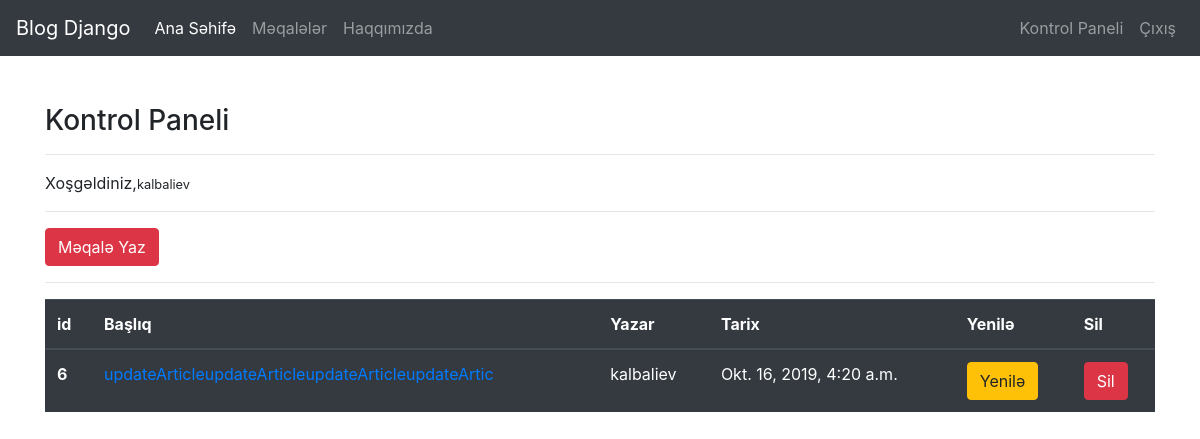
The page /articles/dashboard (signed in) on the database its author committed.
### article/models.py (models this page shows, shortened)
class Article(models.Model):
    author=models.ForeignKey("auth.User",on_delete=models.CASCADE,verbose_name="Yazar")
    title=models.CharField(max_length=50,verbose_name="Başlıq")
    content=RichTextField("Məzmun")
    article_image=models.FileField(blank=True,null=True,verbose_name="Şəkil")
    created_at=models.DateTimeField(auto_now_add=True,verbose_name="Yaradılma Tarixi")
    updated_at=models.DateTimeField(auto_now_add=True,verbose_name="Yenilənmə Tarixi")
    class Meta: # tarixe gore siralama
        ordering = ['-created_at']

### article/views.py (the view)
# urls.py: path('dashboard',views.dashboard,name="dashboard"),
@login_required(login_url = "user:login")
def dashboard(request):
    articles=Article.objects.filter(author=request.user)
    context={
        "articles":articles
    }
    return render(request,"dashboard.html",context)

### templates/dashboard.html
{% extends "layout.html" %}
{% block body %}
<h3 class="mt-5">Kontrol Paneli</h3>
<hr>
<p>Xoşgəldiniz,<small>{{request.user.username}}</small></p>
<hr>
<a class="btn btn-danger" href="/articles/addArticle">Məqalə Yaz</a>
<hr>
{% if articles %}
    <table class="table table-dark">
        <thead>
            <tr>
            <th scope="col">id</th>
            <th scope="col">Başlıq</th>
            <th scope="col">Yazar</th>
            <th scope="col">Tarix</th>
            <th scope="col">Yenilə</th>
            <th scope="col">Sil</th>
            </tr>
        </thead>
        <tbody>
  {% for article in articles %}
            <tr>
            <th scope="row">{{article.id}}</th>
            <td><a href="{% url 'article:articledetail' article.id  %}">{{article.title}}</a></td>
            <td>{{article.author.username}}</td>
            <td>{{article.created_at}}</td>
            <td><a href="{% url 'article:updateArticle' article.id  %}" class="btn btn-warning">Yenilə</a></td>
            <td><a href="{% url 'article:deleteArticle' article.id  %}" class="btn btn-danger">Sil</a></td>
            </tr>
  {% endfor %}
        </tbody>
    </table>
{% else %}
    <div class="alert alert-warning"> Sizin tərəfinizdən yazılmış heç bir məqalə yoxdur.. </div>
{% endif %}
{% endblock body %}

### rows shown on the page
Article: id "6", title "updateArticleupdateArticleupdateArticleupdateArtic", author.username "kalbaliev", created_at "Okt. 16, 2019, 4:20 a.m."

### other values the page prints
{{ request.user.username }} "kalbaliev"
